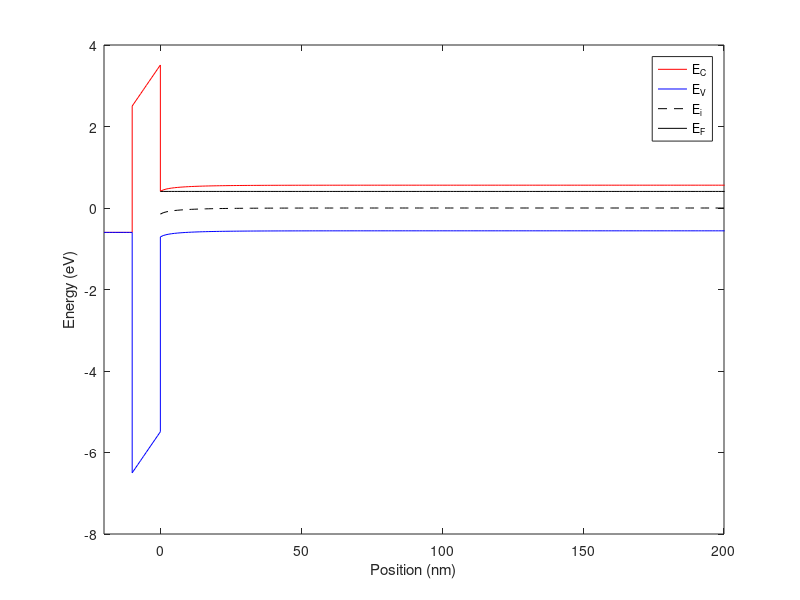
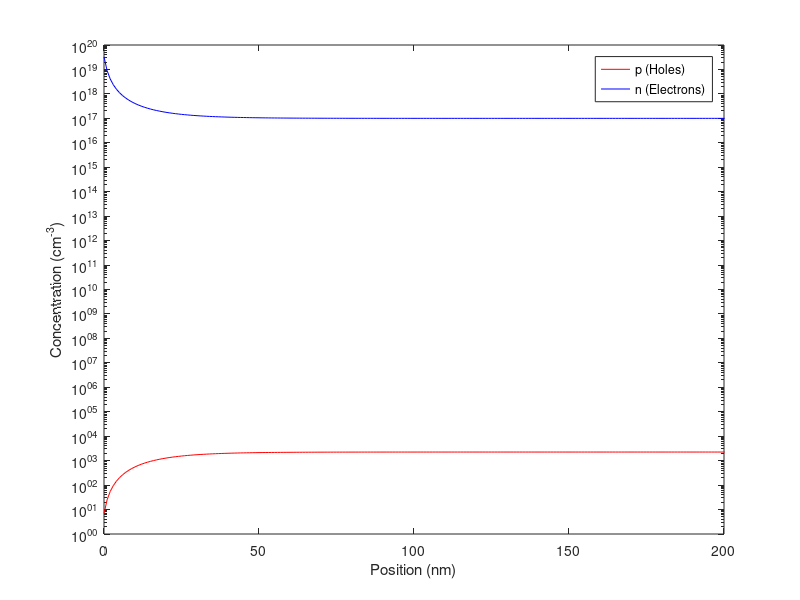

Reproduce these figures in MATLAB, in order.
%% Input parameters
phi_m =4.05 ;      %work function of metal
V_g=1.5;            %gate voltage
t_ox=10e-9;          %oxide thickness 
N_sub=1e17*1e6;      %-ve=p type substrate(NMOS), +ve=n type substrate(PMOS), input doping density here


%% Constants
q=1.6e-19;
k=8.314/(6.023*10^23);
T=300;
eps_0=8.85e-12; 
Vt=k*T/q;          %thermal voltage

%% Substrate parameters

ni=1.5e16;          % number of instrinsic carriers in silicon substrate
Eg_sub=1.12*q;      %band gap of silicon, 1.12eV
eps_sub=12*eps_0;   %permitivitty of silicon substrate
EA_sub=4.05*q;      %electron affinity for substrate
L_sub=1e-6;
k_sub=12;

%calculating the value of n and p for substrate
if(N_sub<0)                %p type substrate(NMOS)
    p_sub=abs(N_sub);
    n_sub=ni^2/p_sub;
elseif(N_sub>0)            %n type substrate(PMOS)
    n_sub=N_sub;
    p_sub=ni^2/n_sub;
else                       %intrinsic semiconductor
    n_sub=ni;
    p_sub=pi;
end   

%% Oxide parameters

eps_ox=4*eps_0;    %permitivitty of SiO2
Ec_offset=3.1*q;   %conduction band offset
Eg_ox=9*q;         %band gap of oxide
c_ox=eps_ox/t_ox;
k_ox=4;

%% Workfunction,flatband values;

phi_b = -sign(N_sub)*Vt*log(abs(N_sub)/ni);   %Ei-Ef/q for semiconductor
phi_s = EA_sub/q+Eg_sub/(2*q)+phi_b;          %work function for substrate
V_fb=(phi_m-phi_s) ;                          %flatband voltage
tm = 10e-9;                                   %Gate thickness, used for polysilicon, not of use in metalgate

%% Solver parameters
dx=1e-9;
I_max=50;
tol1=1e-6;

% Sign of substrate charges in the current mode, since we have signum(psi_s) in formula of charge

if(V_g>=V_fb)
    signq = -1;       %Depletion for NMOS, Accumulation for PMOS
else                  % i.e. (V_g<V_fb)
    signq = +1;       %Accumulation for NMOS, Depletion for PMOS
end

%Same charge sign for depletion and inversion

if sign(N_sub) <= 0
    F = @(s) V_fb-(signq*((2*eps_sub*k*T*abs(N_sub))^0.5*((exp(-q*s/(k*T))+q*s/(k*T)-1)+(ni^2/(abs(N_sub))^2)*(exp(+q*s/(k*T))-q*s/(k*T)-1))^0.5)/c_ox)+s-V_g;
    psi_s = fsolve(F,-signq*0.1); % Initial guess, sign taken due to fsolve
    
else                              % sign(N_sub) > 0
    F = @(s) V_fb-(signq*((2*eps_sub*k*T*abs(N_sub))^0.5*((ni^2/(abs(N_sub))^2)*(exp(-q*s/(k*T))+q*s/(k*T)-1)+(exp(+q*s/(k*T))-q*s/(k*T)-1))^0.5)/c_ox)+s-V_g;
    psi_s = fsolve(F,-signq*0.1); % Initial guess, sign taken due to fsolve
end

%% Newton raphson for calculating potential inside substrate,as explained in tutorial

x = 0:dx:L_sub;                 % semiconductor mesh, dx seperation, from 0 to L_sub
N = length(x);                  % number of points= length of array x

A = (-2*diag(ones(1, N),0) + 1*diag(ones(1,N-1),1) + 1*diag(ones(1,N-1),-1)); %constructing A matrix
A(1, :) = 0; 
A(1,1) = 1;
A(N, :) = 0; 
A(N,N) = 1;

b = zeros(N,1); 
b(1)= psi_s;
b(N) = 0;

psi = zeros(N,1);  % guess for psi for newton raphson

%% Calculating psi matrix using newton raphson method, reference taken from class tutorial

for i=1:I_max
    p = p_sub*exp(-psi/Vt);
    n = n_sub*exp(psi/Vt);
    rho=(p-n+N_sub)*q;
    b= -(rho/eps_sub)*dx^2;
    b(1) = psi_s;
    b(N) = 0;        
    f2 = A*psi - b;
    
 
    drho= (-p/Vt-n/Vt)*q;
    db=-drho/eps_sub*dx^2;
    db(1)=0; db(N)=0;           %since b(1) and b(end) are constants as per our boundary conditions
    Jacobian= A - diag(db);
    dV=-Jacobian\f2;
    
   
    psi = psi + dV;
    
end

%% Addition of Oxide

E_s = (psi(1) - psi(2))/dx;          % E = -dpsi/dx, which can be approximated by finite difference
E_ox = eps_sub/eps_ox*E_s;           % Epsilon*field same across interface (D=epsilon*E)    
xox = -t_ox:dx:0;                    
psiox = psi(1) - E_ox*xox;           
Vox = E_ox*t_ox;                     % voltage drop for the oxide 

%% Band Diagram

%silicon substrate

Ei = -q*psi;             % Ei in bulk is taken as zero reference
Ec = Ei + Eg_sub/2;
Ev = Ei - Eg_sub/2;
Ef = (Ei(end) - q*phi_b) * ones(size(Ei));

%oxide

Ecox = -q*psiox + Eg_sub/2 + Ec_offset;
Evox = Ecox - Eg_ox;

V_g = V_fb + Vox + psi(1);
%metal               
xm = -t_ox - tm:dx:-t_ox;             
Em = (Ef(end) - q*V_g)*ones(size(xm)); 

figure(1);
plot([xm xox x]*1e9, [Em'; Ecox'; Ec]/q, 'r', [xm xox x]*1e9, [Em';Evox'; Ev]/q, 'b', x*1e9, Ei/q,'k--',x*1e9,Ef/q,'k');
xlim([-20, 200]);
xlabel('Position (nm)'); 
ylabel('Energy (eV)');
legend('E_C', 'E_V', 'E_i', 'E_F');


% carrier concentration with distance
% Charge Density
figure(2)
semilogy(x*1e9, p*1e-6, 'r', x*1e9, n*1e-6, 'b');
xlabel('Position (nm)');
ylabel('Concentration (cm^{-3})');
xlim([0, 200]);
legend('p (Holes)', 'n (Electrons)');
 






